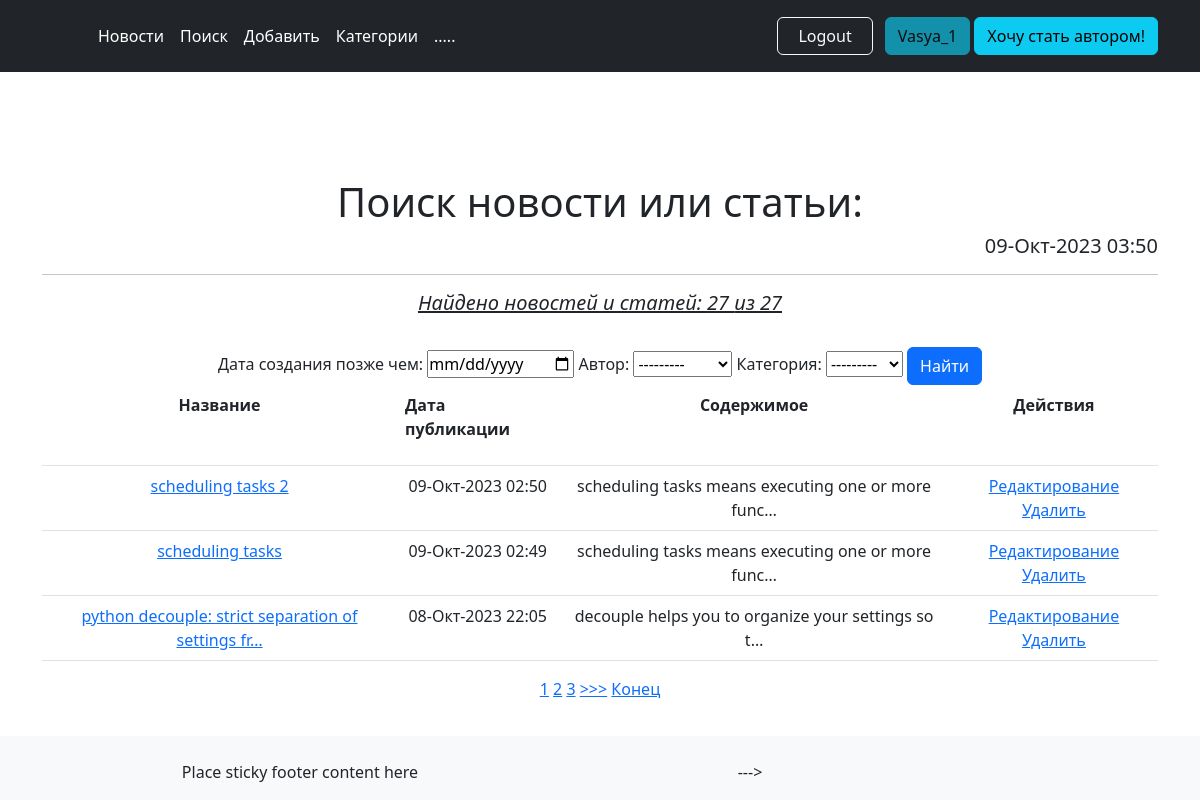
The app's page /search/ (signed in) with its own data.
### news/models.py (models this page shows, shortened)
class Post(models.Model):
    author = models.ForeignKey(Author, on_delete=models.CASCADE, verbose_name='Автор')
    NEWS = 'NW'
    ARTICLE = 'AR'
    TYPES = [
        (NEWS, 'Новость'),
        (ARTICLE, 'Статья'),
    ]
    categoryType = models.CharField(max_length=2, choices=TYPES, default=ARTICLE, verbose_name='Тип статьи')
    dateCreation = models.DateTimeField(auto_now_add=True, verbose_name='Дата публикации')
    postCategory = models.ManyToManyField(Category, through='PostCategory', verbose_name='Категории статьи')
    title = models.CharField(max_length=128, verbose_name='Заголовок')
    text = models.TextField(verbose_name='Текст статьи')
    rating = models.SmallIntegerField(default=0, verbose_name='Рейтинг')

### news/views.py (the view)
# urls.py: path('search/', PostSearch.as_view()),
class PostSearch(ListView):
    model = Post
    template_name = 'news/postSearch.html'
    context_object_name = 'posts'
    ordering = ['-id']
    form_class = PostForm
    paginate_by = 3
    def get_queryset(self):
        queryset = PostFilter(self.request.GET, super().get_queryset()).qs
        return queryset
    def get_context_data(self, **kwargs):
        context = super().get_context_data(**kwargs)
        context['time_now'] = timezone.localtime(timezone.now())  # добавим переменную текущей даты time_now
        context['posts_count'] = Post.objects.all().count()  # добавим переменную кол-во постов всего
        context['filter'] = PostFilter(self.request.GET, queryset=self.get_queryset())
        context['is_not_authors'] = not self.request.user.groups.filter(name='authors').exists()
        return context

### news/models.py (called while the page is built)
    def __str__(self):
        return self.authorUser.username

    def __str__(self):
        return self.name

### news/templatetags/custom_filters.py (called while the page is built)
@register.filter(name='Censor')
def censor(text):
    for bw in banned_word_list:
        text = text.lower().replace(bw.lower(), f'{bw[0:2]}...')
    return text

### news/templates/news/postSearch.html (shortened to what this page needs)
{% extends 'layout/default.html' %}
{% load custom_filters %}
{% block content %}
    <h1 align="center" >Поиск новости или статьи:</h1>
    <h5 align="right">{{ time_now| date:'d-M-Y H:i' }}</h5>
    <hr>
    <h5 align="center"><i><u> Найдено новостей и статей: {{ filter.qs|length }} из {{ posts_count }}</u></i></h5>
    <br>
    {% if posts %}
        <form method="GET">
            {{ filter.form }}
            <input class="btn btn-primary" type="submit" value="Найти">
        </form>
        <table class="table">
            <tr>
                <th scope="col"> Название</th>
                <th scope="col"><p align="justify"> Дата публикации</p></th>
                <th scope="col">Содержимое</th>
                <th scope="col">Действия</th>
            </tr>
            {% for post in posts %}
                <tr>
                    <td>
                        <a href="{% url 'news:post_detail' post.pk %}">
                            {{ post.title|truncatewords:8|truncatechars:50|Censor }}
                        </a>
                    </td>
                    <td>{{ post.dateCreation| date:'d-M-Y H:i' }}</td>
                    <td>{{ post.text|truncatechars:50|Censor }}</td>
                    <td>
                        <a href="{% url 'news:post_update' post.pk %}">Редактирование</a>
                        <a href="{% url 'news:post_delete' post.pk %}">Удалить</a>
                    </td>
                </tr>
            {% endfor %}
        </table>
        {% include 'news/parts/paginator.html' %}
    {% else %}
        <h2 align="center">Новостей и статей нет!</h2>
    {% endif %}
{% endblock content %}

### templates/layout/parts/header.html (shortened to what this page needs)
<header class="p-3 text-bg-dark fixed-top">
    <div class="container">
        <div class="d-flex flex-wrap align-items-center justify-content-center justify-content-lg-start">
            <a href="/" class="d-flex align-items-center mb-2 mb-lg-0 text-white text-decoration-none">
                <svg class="bi me-2" width="40" height="32" role="img" aria-label="Bootstrap">
                    <use xlink:href="#bootstrap"/>
                </svg>
            </a>
            <ul class="nav col-12 col-lg-auto me-lg-auto mb-2 justify-content-center mb-md-0">
                <li><a href="/news/" class="nav-link px-2 text-white">Новости</a></li>
                <li><a href="/news/search/" class="nav-link px-2 text-white">Поиск</a></li>
                <li><a href="/news/add/" class="nav-link px-2 text-white">Добавить</a></li>
                <li><a href="/news/categories/" class="nav-link px-2 text-white">Категории</a></li>
                <li><a href="#" class="nav-link px-2 text-white">.....</a></li>
            </ul>
            <div class="text-end">
                {% if user.is_authenticated %}
                    <button type="button" class="btn btn-outline-light me-2">
                        <a href="{% url 'sign:logout' %}" class="nav-link px-2 text">Logout</a>
                    </button>
                    <button type="button" class="btn btn-info" disabled>
                    {{ user.username }}
                    </button>
                    {% if is_not_authors %}
                        <a class="btn btn-info" href="{% url 'sign:getauthor' %}">
                            Хочу стать автором!
                        </a>
                    {% else %}
                        <button type="button" class="btn btn-info" disabled>
                            Вы являетесь автором
                        </button>
                    {% endif %}
                {% endif %}
            </div>
        </div>
    </div>
</header>

### static/css/styles.css (style rules this page uses)
* { margin: 0; padding: 0; }
html, body { height: 100%; }

### records on screen
Post: title|Censor "scheduling tasks 2", dateCreation "09-Окт-2023 02:50", text|Censor "scheduling tasks means executing one or more func…"
Post: title|Censor "scheduling tasks", dateCreation "09-Окт-2023 02:49", text|Censor "scheduling tasks means executing one or more func…"
Post: title|Censor "python decouple: strict separation of settings fr…", dateCreation "08-Окт-2023 22:05", text|Censor "decouple helps you to organize your settings so t…"

### other values on screen
{{ user.username }} "Vasya_1"
{{ time_now| date:'d-M-Y H:i' }} "09-Окт-2023 03:50"
{{ filter.qs|length }} "27"
{{ posts_count }} "27"
{{ num }} "1" "2" "3"
